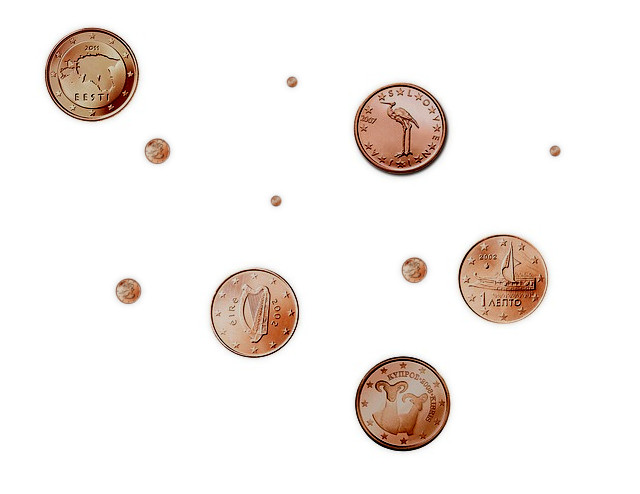
%> input picture exercise1/coins.jpg, 640 x 494 px
$ octave assignment3.m   (GNU Octave 9; MATLAB toolbox functions it lacks are replaced by stand-ins)
%> lines starting %> are read from the running program, lines starting %| are printed output that depends on the picture; in (x1, y1, x2, y2) boxes, pixels count from 0 and x2, y2 are one past the last pixel; in counts of white or black regions, pixels touching at a corner belong together; the program's own positions count from 1
### exercise1/myhist.m
%%%%%%%%%%%%%%%%%%%%%%%%%%%%%%%%%%%%%%%%%%%%%%%%%%%%%%%%%%%%%%%%%

% (b) Myhist. Porazdelitev intenzitete.

function [ H, bins ] = myhist(I , nbins)
I = reshape(I, 1, numel(I) ); % reshape image in 1D vector size of the
% numberor array elements in I

H = zeros(1, nbins) ; % initialize the histogram, fill vek with 0s

max_val_in = 255 ; % highest input value
min_val_in = 0 ; % lowest input value
max_val_out = nbins; % highest cell index
min_val_out = 1 ; % lowest cell index

% Compute bin numbers for all pixels
f = (max_val_out - min_val_out) / (max_val_in - min_val_in); % Compute the scaling factor
idx = floor(double(I) * f) + min_val_out; % Calculate indices for all pixels
idx(idx > nbins) = nbins; % Truncate the outliers, clamp if excedes max

for i = 1 : length(I) % Now iterate the image and increase appropriate histogram cell for each ?- pixel
    H(idx(i)) = H(idx(i)) + 1;
end

% Normalize the histogram (sum of cell values equals 1)
H = H / sum(H) ;

% Compute reference values for all cells in the histogram
bins = ( (1 : nbins) - min_val_out) ./ f;

%%%%%%%%%%%%%%%%%%%%%%%%%%%%%%%%%%%%%%%%%%%%%%%%%%%%%%%%%%%%%%%%%

### exercise1/otsu.m
% (f) Otsu.
function threshold = otsu(I)
    nbins = 256;
    counts = myhist(I, nbins); % Obtain the histogram
    p = counts / sum(counts); % Normalize the histogram. Ze normaliziran?
    sigma = zeros(nbins, 1);
    for t = 1 : nbins
    qlow = sum(p(1:t));
    qhigh = sum(p(t + 1 : end));
    miu_L = sum(p(1:t) .* (1:t)) / qlow;
    miu_H = sum(p(t + 1 : end) .* (t + 1 : nbins)) ./ qhigh;
    sigma(t) = qlow * qhigh * (miu_L - miu_H) ^ 2;
    end
    [~, threshold] = max(sigma(:)); % nastavimo treshold na vrednost maksimuma.
end

### exercise1/immask.m
function I = immask(I, M)

M_int = uint8(M);

I(:,:,1) = I(:,:,1) .* M_int(:,:);
I(:,:,2) = I(:,:,2) .* M_int(:,:);
I(:,:,3) = I(:,:,3) .* M_int(:,:);

end

### exercise1/assignment3.m
%%%%%%%%%%%%%%%%%%%%%%%%%%%%%%%%%%%%%%%%%%%%%%%%%%%%%%%%%%%%%%%%%

% (a) Erode and Dialate.

% 0 ~ temno
% 1 ~ svetlo

% M = logical(imread('mask.png')); % Load a synthetic mask
SE = ones(5); % 3x3 structuring element (also try out different sizes and shapes)
% [11 lines of commented-out code are left out]
%%%%%%%%%%%%%%%%%%%%%%%%%%%%%%%%%%%%%%%%%%%%%%%%%%%%%%%%%%%%%%%%%

% [10 lines of commented-out code are left out]

%%%%%%%%%%%%%%%%%%%%%%%%%%%%%%%%%%%%%%%%%%%%%%%%%%%%%%%%%%%%%%%%%

% [7 lines of commented-out code are left out]

%%%%%%%%%%%%%%%%%%%%%%%%%%%%%%%%%%%%%%%%%%%%%%%%%%%%%%%%%%%%%%%%%
% [13 lines of commented-out code are left out]

%%%%%%%%%%%%%%%%%%%%%%%%%%%%%%%%%%%%%%%%%%%%%%%%%%%%%%%%%%%%%%%%%

% (e)

I = imread('coins.jpg'); % Load a synthetic mask
%> I is the input picture: size 494x640x3 uint8; mean R, G, B 245.2, 240, 237
% Compute mask M

M = double(rgb2gray(I));
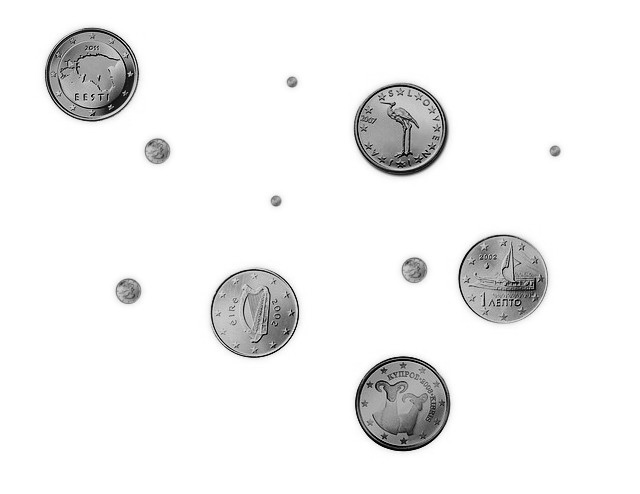
%> M: size 494x640 double; min 0, max 255, mean 241.2

SE = ones(20);

M = M < otsu(M);
%> after the loop in myhist, `for i = 1 : length(I)`: H = 256 values, max 263427 at index 256, min 13 at index 1, mean 1235
%> in myhist, `H = H / sum(H) ;`: H = 256 values, max 0.833 at index 256, min 4.11e-05 at index 1, mean 0.00391
%> in otsu, `counts = myhist(I, nbins);`: counts has the same summary as H in myhist
%> in otsu, `p = counts / sum(counts);`: p has the same summary as H in myhist
%> the loop in otsu, `for t = 1 : nbins` made 256 passes
%> (qlow, qhigh, miu_L, miu_H) on passes 1 to 3: (4.11e-05, 1, 1, 242.2), (0.000253, 1, 1.84, 242.3), (0.000468, 1, 2.37, 242.3)
%> in otsu, `[~, threshold] = max(sigma(:));`: threshold = 193
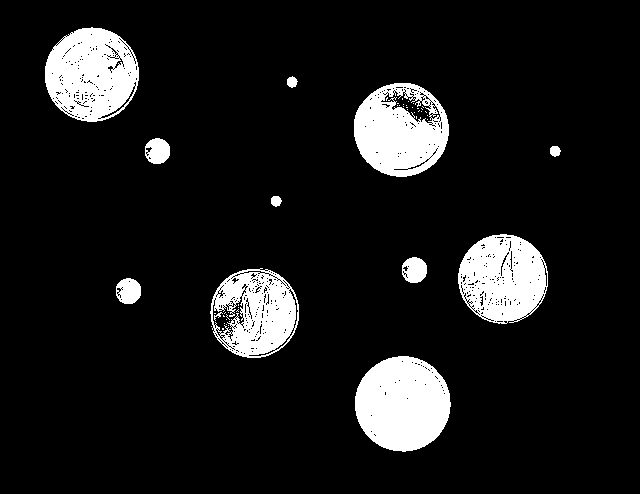
%> M: size 494x640 logical; 10.3% white; 50 white regions (38 under 20 px), largest, box (x1, y1, x2, y2) and area: (355, 356, 451, 452) 7127, (45, 27, 139, 122) 6500, (354, 83, 449, 177) 6135
M = imerode(imdilate(M, SE), SE);
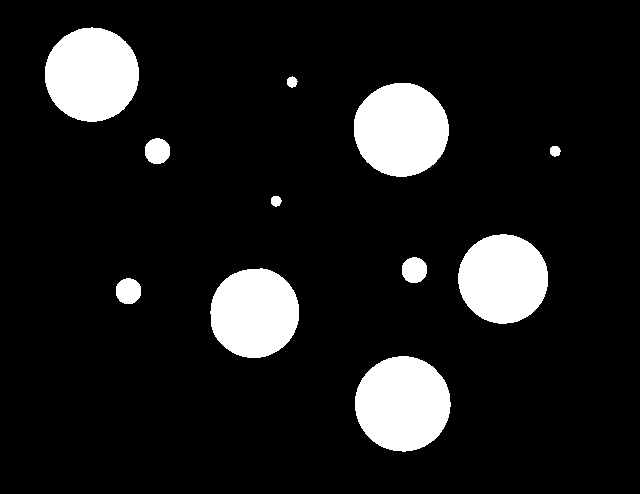
%> M: size 494x640 logical; 11.3% white; 11 white regions, largest, box (x1, y1, x2, y2) and area: (355, 356, 451, 452) 7163, (354, 83, 449, 177) 7010, (45, 27, 139, 122) 6969

L = bwlabel(M); % Use connected components algorithm to label all components
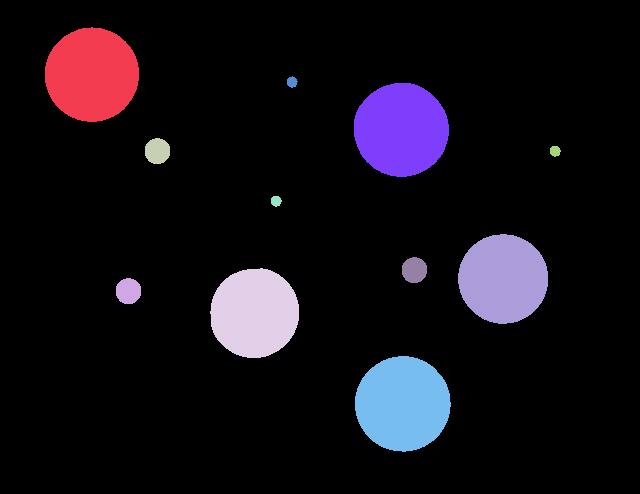
%> L: size 494x640 double; 12 distinct labels, from 0 to 11; one colour per label, 0 black
label_max = max(L(:)); % A trick to get all values present in matrix L
%> label_max = 11
for i = 1:label_max
    if sum(L(:) == i) > 700 % Only process labels that have more than 700 pixels
        L(L == i) = 0;
    end;
end;
%> this loop made 11 passes
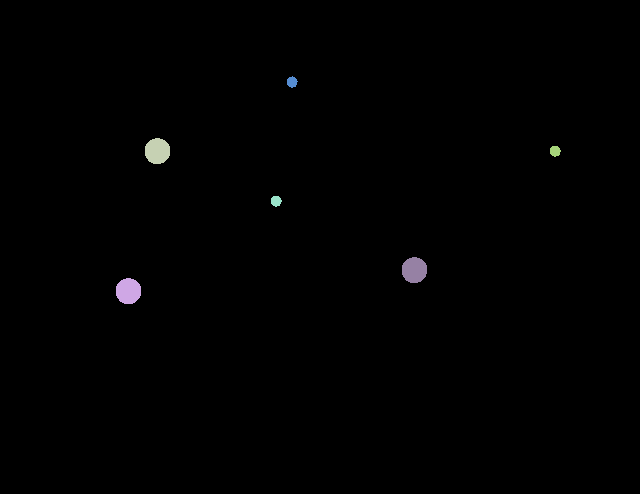
%> L: size 494x640 double; 7 distinct labels, from 0 to 11; one colour per label, 0 black
subplot(1, 2, 1);
imshow(I); title('Original');
subplot(1, 2, 2);
imshow(immask(I, L > 0)); title('Processed'); % Display the result (if you have not written immask?-
%> in immask, `M_int = uint8(M);`: M_int: size 494x640 uint8; values 0 (black) and 1 (white), 0.59% white; 6 white regions, box (x1, y1, x2, y2) and area: (116, 278, 141, 304) 526, (145, 138, 170, 164) 525, (402, 257, 427, 283) 524, (550, 146, 561, 157) 94, (287, 76, 298, 88) 93, (271, 196, 282, 207) 93
%> in immask, `I(:,:,1) = I(:,:,1) .* M_int(:,:);`:
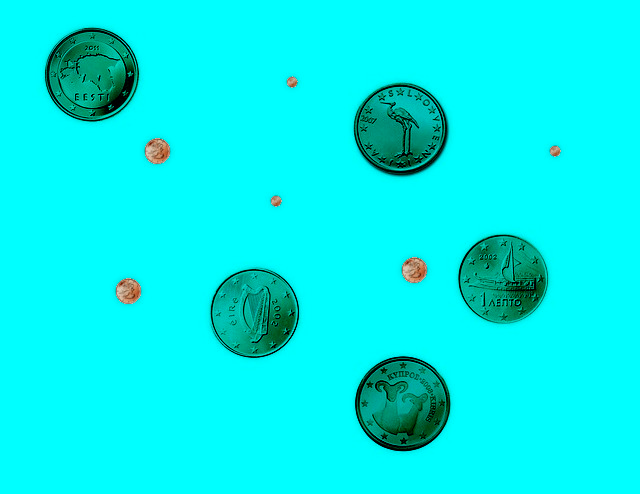
%> I: size 494x640x3 uint8; mean R, G, B 1.1, 240, 237
%> in immask, `I(:,:,2) = I(:,:,2) .* M_int(:,:);`:
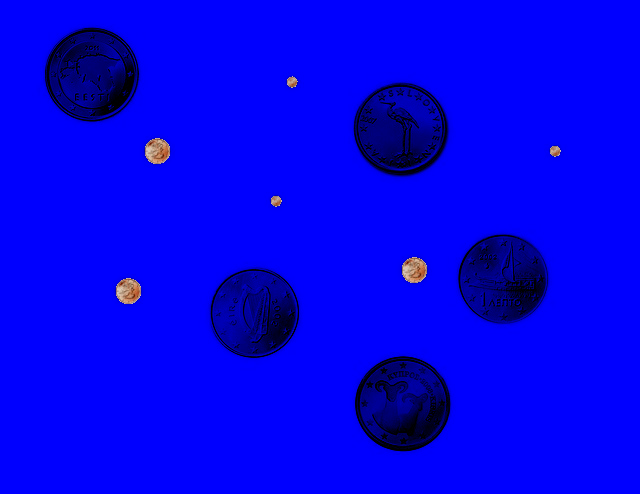
%> I: size 494x640x3 uint8; mean R, G, B 1.1, 0.8, 237
% function then simply display the mask)
colormap gray;

%%%%%%%%%%%%%%%%%%%%%%%%%%%%%%%%%%%%%%%%%%%%%%%%%%%%%%%%%%%%%%%%%

$ run again, with exercise1/candy.jpg copied over exercise1/coins.jpg
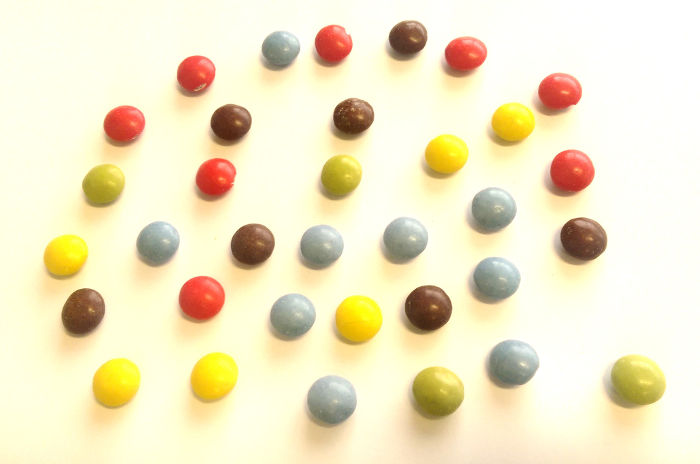
%> input picture exercise1/candy.jpg, 700 x 464 px
%> I is the input picture: size 464x700x3 uint8; mean R, G, B 242.4, 232.7, 199.4
%> after the loop in myhist, `for i = 1 : length(I)`: H = 256 values, max 40343 at index 254, min 0 at index 1, mean 1268.8
%> in myhist, `H = H / sum(H) ;`: H = 256 values, max 0.124 at index 254, min 0 at index 1, mean 0.00391
%> counts has the same summary as H in myhist
%> p has the same summary as H in myhist
%> the loop in otsu, `for t = 1 : nbins` made 256 passes
%> (qlow, qhigh, miu_L, miu_H) on passes 1 to 3: (0, 1, NaN, 232.9), (0, 1, NaN, 232.9), (0, 1, NaN, 232.9)
%> threshold = 191
%> label_max = 30
%> the loop `for i = 1:label_max` made 30 passes
%> after the loop `for i = 1:label_max`:
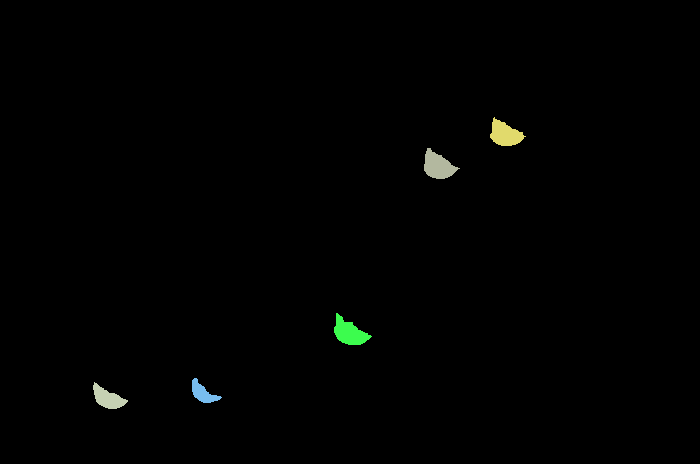
%> L: size 464x700 double; 6 distinct labels, from 0 to 26; one colour per label, 0 black
%> M_int: size 464x700 uint8; values 0 (black) and 1 (white), 0.84% white; 5 white regions, box (x1, y1, x2, y2) and area: (424, 148, 460, 179) 649, (334, 313, 372, 345) 642, (490, 117, 526, 146) 610, (93, 382, 128, 409) 485, (192, 378, 222, 403) 346
%> in immask, `I(:,:,2) = I(:,:,2) .* M_int(:,:);`:
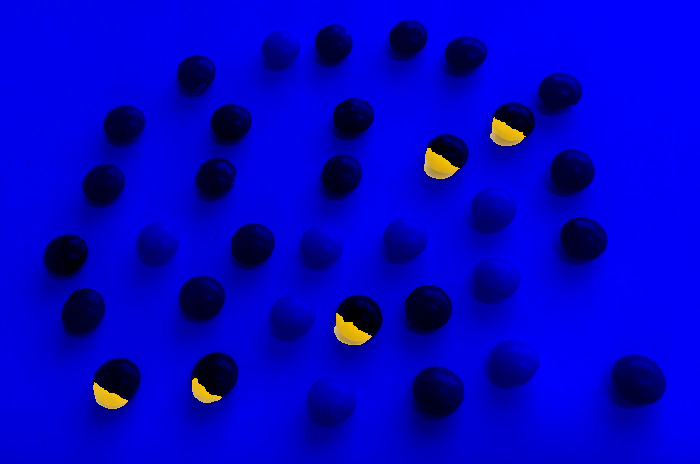
%> I: size 464x700x3 uint8; mean R, G, B 1.9, 1.5, 199.4
